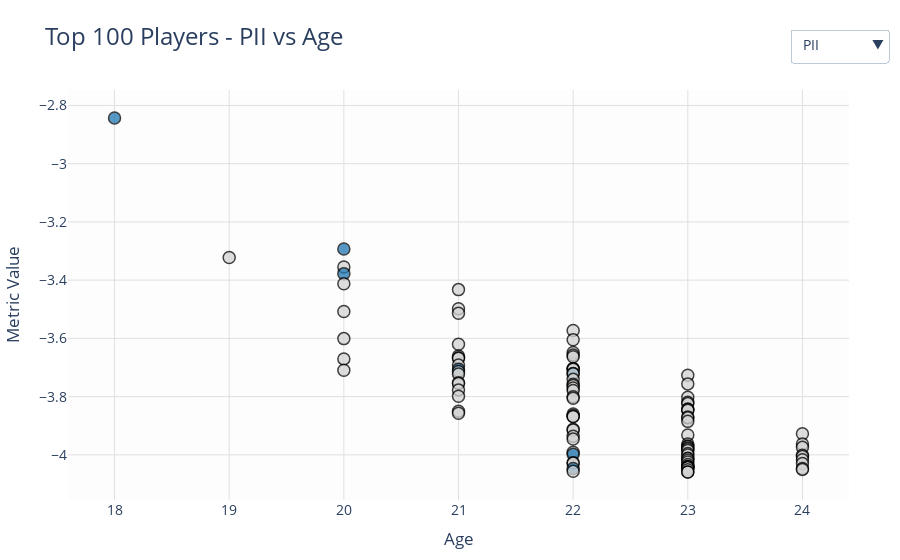

Here is the notebook cell this chart was saved with:
### Code cell
# Generate an interactive scatter plot comparing top players by metric vs age
pt3.plot_top_players_by_metric(
    X_features, y_labels,
    metrics=["PII", "PER", "PTS/G", "NET RTG", "W%"],   # Metrics to visualize on Y-axis
    cutoff=100                                          # Top-N players per metric to include in each scatter
)
